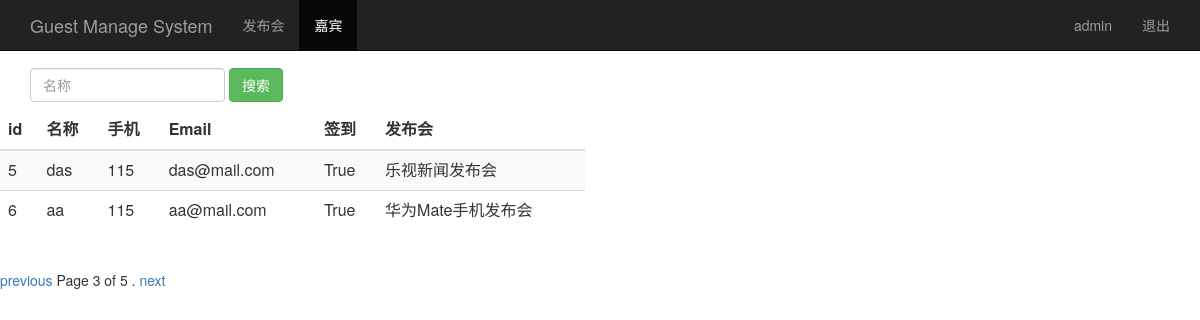
The page /guest_manage/?page=3 (signed in) on the database its author committed.
### guest/sign/models.py (models this page shows, shortened)
class Guest(models.Model):
    event = models.ForeignKey('Event',on_delete=models.CASCADE)                    # 关联发布会 id，必须有位置参数on_delete
    realname = models.CharField(max_length=64)          # 姓名，字符类型数据,必须指定长度
    phone = models.CharField(max_length=16)             # 手机号，字符类型数据,必须指定长度
    email = models.EmailField()                         # 邮箱，电子邮件类型数据
    sign = models.BooleanField()                        # 签到状态，存放布尔类型数据
    create_time = models.DateTimeField(auto_now=True)   # 创建时间(自动获取当前时间)，日期时间类型格式数据
    class Meta:
        unique_together=("event","phone")

class Event(models.Model):
    name=models.CharField(max_length=100)               #发布会标题，字符类型数据,必须指定长度
    limit=models.IntegerField()                        #参会人数，存放integer整型数据
    status=models.BooleanField()                       #状态，存放布尔类型数据
    address= models.CharField(max_length=200)                        #地址，字符类型数据,必须指定长度
    start_time = models.DateTimeField('events time')   #发布会时间，日期型数据
    create_time = models.DateTimeField(auto_now=True)  #创建时间(自动获取当前时间)
    def __str__(self):
        return self.name

### guest/sign/views.py (the view)
# urls.py: path('guest_manage/',views.guest_manage),
@login_required
def guest_manage(request):
    username=request.session.get("user","")
    guest_list=Guest.objects.all()
    paginator=Paginator(guest_list,2)
    page=request.GET.get('page')
    try:
        contacts=paginator.page(page)
    except PageNotAnInteger:
        contacts = paginator.page(1)
    except EmpyPage:
        contacts = paginator.page(paginator.num_pages)
    return render(request,"guest_manage.html",{"user":username,"guests":contacts})

### guest/sign/templates/guest_manage.html (shortened to what this page needs)
<html lang="zh-CN">
    <head>
        {% load bootstrap3 %}
        {% bootstrap_css %}
    <head>
    <body role="document">
        <nav class= "navbar navbar-inverse navbar-fixed-top">
            <div class="container">
                <div class="navbar-header">
                    <a class="navbar-brand" href="/event_manage/">Guest Manage System</a>
                </div>
                <div id="navbar" class="collapse navbar-collapse">
                    <ul class="nav navbar-nav">
                        <li><a href="/event_manage">发布会</a></li>
                        <li class="active"><a href="#">嘉宾</a></li>
                    </ul>
                    <ul class="nav navbar-nav navbar-right">
                        <li><a href="#">{{user}}</a></li>
                        <li><a href="/logout/">退出</a></li>
                    </ul>
                </div>
            </div>
        </nav>
        <div calss="page-header" style="padding-top:60px;">
            <div id="navbar" class="navbar-collapse collapse">
                <form class="navbar-form" method="get" action="/search_guest_name/">
                    <div class="form=group">
                        <input name="realname" type="text" placeholder="名称" class="form-control">
                        <button type="submit" class="btn btn-success">搜索</button>
                    </div>
                </form>
            </div>
        </div>
        <div class="row" style="padding -top: 80px;">
            <div class="col-md-6">
                <table class=" table table-striped">
                    <thead>
                        <tr>
                            <th>id</th>
                            <th>名称</th>
                            <th>手机</th>
                            <th>Email</th>
                            <th>签到</th>
                            <th>发布会</th>
                        </tr>
                    </thead>
                    <tbody>
                        {% for guest in guests %}
                            <tr>
                                <td>{{ guest.id }}</td>
                                <td>{{ guest.realname }}</td>
                                <td>{{ guest.phone }}</td>
                                <td>{{ guest.email }}</td>
                                <td>{{ guest.sign }}</td>
                                <td>{{ guest.event }}</td>
                            </tr>
                        {% endfor %}
                    </tbody>
                </table>
            </div>
        </div>
        <div class="pagination">
            <span class="step-links">
                {% if guests.has_previous %}
                    <a href="?page={{ guests.previous_page_number }}">previous</a>
                {% endif %}
                    <span class="current">
                    Page {{ guests.number}} of {{ guests.paginator.num_pages }} .
                    </span>
                {% if guests.has_next %}
                    <a href="?page={{ guests.next_page_number }}">next</a>
                {% endif %}
            </span>
        </div>
    </body>
</html>

### rows shown on the page
Guest: id "5", realname "das", phone "115", email "das@mail.com", sign "True", event "乐视新闻发布会"
Guest: id "6", realname "aa", phone "115", email "aa@mail.com", sign "True", event "华为Mate手机发布会"

### other values the page prints
{{ user }} "admin"
{{ guests.number }} "3"
{{ guests.paginator.num_pages }} "5"
